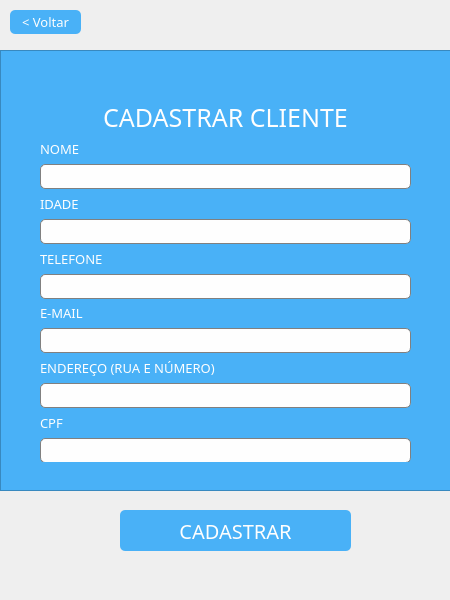
<?xml version="1.0" encoding="UTF-8"?>
<ui version="4.0">
 <class>telaCadastroCliente</class>
 <widget class="QDialog" name="telaCadastroCliente">
  <property name="geometry">
   <rect>
    <x>0</x>
    <y>0</y>
    <width>450</width>
    <height>600</height>
   </rect>
  </property>
  <property name="sizePolicy">
   <sizepolicy hsizetype="Fixed" vsizetype="Fixed">
    <horstretch>0</horstretch>
    <verstretch>0</verstretch>
   </sizepolicy>
  </property>
  <property name="minimumSize">
   <size>
    <width>450</width>
    <height>600</height>
   </size>
  </property>
  <property name="maximumSize">
   <size>
    <width>450</width>
    <height>600</height>
   </size>
  </property>
  <property name="sizeIncrement">
   <size>
    <width>450</width>
    <height>600</height>
   </size>
  </property>
  <property name="windowTitle">
   <string>BIBLIOTECA</string>
  </property>
  <property name="windowIcon">
   <iconset resource="arquivos.qrc">
    <normaloff>:/images/images/logo.ico</normaloff>:/images/images/logo.ico</iconset>
  </property>
  <widget class="QPushButton" name="pushButton">
   <property name="geometry">
    <rect>
     <x>10</x>
     <y>10</y>
     <width>71</width>
     <height>24</height>
    </rect>
   </property>
   <property name="cursor">
    <cursorShape>PointingHandCursor</cursorShape>
   </property>
   <property name="focusPolicy">
    <enum>Qt::NoFocus</enum>
   </property>
   <property name="styleSheet">
    <string notr="true">QPushButton{font-size: 13px;
border-radius: 5px;
background-color:#49b1f7;
color: #fefefe;
font-family:Franklin Gothic Heavy;
}

:hover{
background-color:#73c3f9;
}</string>
   </property>
   <property name="text">
    <string>&lt; Voltar</string>
   </property>
  </widget>
  <widget class="QWidget" name="layoutWidget">
   <property name="geometry">
    <rect>
     <x>40</x>
     <y>140</y>
     <width>371</width>
     <height>322</height>
    </rect>
   </property>
   <layout class="QHBoxLayout" name="horizontalLayout">
    <item>
     <layout class="QVBoxLayout" name="verticalLayout">
      <item>
       <widget class="QLabel" name="label">
        <property name="styleSheet">
         <string notr="true">color: #fefefe;
font-family:Franklin Gothic Heavy;
font-size:13px;</string>
        </property>
        <property name="text">
         <string>NOME</string>
        </property>
       </widget>
      </item>
      <item>
       <widget class="QLineEdit" name="nomeCliente_txt">
        <property name="minimumSize">
         <size>
          <width>0</width>
          <height>25</height>
         </size>
        </property>
        <property name="maximumSize">
         <size>
          <width>16777215</width>
          <height>25</height>
         </size>
        </property>
        <property name="focusPolicy">
         <enum>Qt::StrongFocus</enum>
        </property>
        <property name="styleSheet">
         <string notr="true">border: 1px solid grey;
  border-radius: 5px;
background-color:#fefefe;
color:#303030</string>
        </property>
       </widget>
      </item>
      <item>
       <widget class="QLabel" name="label_7">
        <property name="styleSheet">
         <string notr="true">color: #fefefe;
font-family:Franklin Gothic Heavy;
font-size:13px;</string>
        </property>
        <property name="text">
         <string>IDADE</string>
        </property>
       </widget>
      </item>
      <item>
       <widget class="QLineEdit" name="idadeCliente_txt">
        <property name="minimumSize">
         <size>
          <width>0</width>
          <height>25</height>
         </size>
        </property>
        <property name="maximumSize">
         <size>
          <width>16777215</width>
          <height>25</height>
         </size>
        </property>
        <property name="styleSheet">
         <string notr="true">border: 1px solid grey;
  border-radius: 5px;
background-color:#fefefe;
color:#303030</string>
        </property>
       </widget>
      </item>
      <item>
       <widget class="QLabel" name="label_3">
        <property name="styleSheet">
         <string notr="true">color: #fefefe;
font-family:Franklin Gothic Heavy;
font-size:13px;</string>
        </property>
        <property name="text">
         <string>TELEFONE</string>
        </property>
       </widget>
      </item>
      <item>
       <widget class="QLineEdit" name="telefoneCliente_txt">
        <property name="minimumSize">
         <size>
          <width>0</width>
          <height>25</height>
         </size>
        </property>
        <property name="maximumSize">
         <size>
          <width>16777215</width>
          <height>25</height>
         </size>
        </property>
        <property name="styleSheet">
         <string notr="true">border: 1px solid grey;
  border-radius: 5px;
background-color:#fefefe;
color:#303030</string>
        </property>
       </widget>
      </item>
      <item>
       <widget class="QLabel" name="label_4">
        <property name="styleSheet">
         <string notr="true">color: #fefefe;
font-family:Franklin Gothic Heavy;
font-size:13px;</string>
        </property>
        <property name="text">
         <string>E-MAIL</string>
        </property>
       </widget>
      </item>
      <item>
       <widget class="QLineEdit" name="emailCliente_txt">
        <property name="minimumSize">
         <size>
          <width>0</width>
          <height>25</height>
         </size>
        </property>
        <property name="maximumSize">
         <size>
          <width>16777215</width>
          <height>25</height>
         </size>
        </property>
        <property name="styleSheet">
         <string notr="true">border: 1px solid grey;
  border-radius: 5px;
background-color:#fefefe;
color:#303030</string>
        </property>
       </widget>
      </item>
      <item>
       <widget class="QLabel" name="label_5">
        <property name="styleSheet">
         <string notr="true">color: #fefefe;
font-family:Franklin Gothic Heavy;
font-size:13px;</string>
        </property>
        <property name="text">
         <string>ENDEREÇO (RUA E NÚMERO)</string>
        </property>
       </widget>
      </item>
      <item>
       <widget class="QLineEdit" name="enderecoCliente_txt">
        <property name="minimumSize">
         <size>
          <width>0</width>
          <height>25</height>
         </size>
        </property>
        <property name="maximumSize">
         <size>
          <width>16777215</width>
          <height>25</height>
         </size>
        </property>
        <property name="styleSheet">
         <string notr="true">border: 1px solid grey;
  border-radius: 5px;
background-color:#fefefe;
color:#303030</string>
        </property>
        <property name="echoMode">
         <enum>QLineEdit::Normal</enum>
        </property>
       </widget>
      </item>
      <item>
       <widget class="QLabel" name="label_2">
        <property name="styleSheet">
         <string notr="true">color: #fefefe;
font-family:Franklin Gothic Heavy;
font-size:13px;</string>
        </property>
        <property name="text">
         <string>CPF</string>
        </property>
       </widget>
      </item>
      <item>
       <widget class="QLineEdit" name="documentoCliente_txt">
        <property name="minimumSize">
         <size>
          <width>0</width>
          <height>25</height>
         </size>
        </property>
        <property name="maximumSize">
         <size>
          <width>16777215</width>
          <height>25</height>
         </size>
        </property>
        <property name="styleSheet">
         <string notr="true">border: 1px solid grey;
  border-radius: 5px;
background-color:#fefefe;
color:#303030</string>
        </property>
       </widget>
      </item>
     </layout>
    </item>
   </layout>
  </widget>
  <widget class="QLabel" name="cliente_img">
   <property name="geometry">
    <rect>
     <x>190</x>
     <y>20</y>
     <width>60</width>
     <height>60</height>
    </rect>
   </property>
   <property name="maximumSize">
    <size>
     <width>60</width>
     <height>60</height>
    </size>
   </property>
   <property name="text">
    <string/>
   </property>
   <property name="pixmap">
    <pixmap resource="arquivos.qrc">:/images/images/2.png</pixmap>
   </property>
   <property name="scaledContents">
    <bool>true</bool>
   </property>
  </widget>
  <widget class="QPushButton" name="cadastrarCliente_btn">
   <property name="geometry">
    <rect>
     <x>120</x>
     <y>510</y>
     <width>231</width>
     <height>41</height>
    </rect>
   </property>
   <property name="sizePolicy">
    <sizepolicy hsizetype="Minimum" vsizetype="Expanding">
     <horstretch>0</horstretch>
     <verstretch>0</verstretch>
    </sizepolicy>
   </property>
   <property name="cursor">
    <cursorShape>PointingHandCursor</cursorShape>
   </property>
   <property name="focusPolicy">
    <enum>Qt::NoFocus</enum>
   </property>
   <property name="styleSheet">
    <string notr="true">QPushButton{font-size: 20px;
border-radius: 5px;
background-color:#49b1f7;
color: #fefefe;
font-family:Franklin Gothic Heavy;}

:hover{
background-color:#73c3f9;
}
</string>
   </property>
   <property name="text">
    <string>CADASTRAR</string>
   </property>
   <property name="autoDefault">
    <bool>false</bool>
   </property>
  </widget>
  <widget class="QFrame" name="frame">
   <property name="geometry">
    <rect>
     <x>0</x>
     <y>50</y>
     <width>451</width>
     <height>441</height>
    </rect>
   </property>
   <property name="styleSheet">
    <string notr="true">background-color:#49b1f7;
color:#fefefe;</string>
   </property>
   <property name="frameShape">
    <enum>QFrame::StyledPanel</enum>
   </property>
   <property name="frameShadow">
    <enum>QFrame::Raised</enum>
   </property>
   <widget class="QLabel" name="login_2">
    <property name="geometry">
     <rect>
      <x>40</x>
      <y>50</y>
      <width>371</width>
      <height>31</height>
     </rect>
    </property>
    <property name="styleSheet">
     <string notr="true">font-family:Franklin Gothic Heavy;
font-size:25px;
color:#fefefe;
</string>
    </property>
    <property name="text">
     <string>CADASTRAR CLIENTE</string>
    </property>
    <property name="textFormat">
     <enum>Qt::PlainText</enum>
    </property>
    <property name="alignment">
     <set>Qt::AlignCenter</set>
    </property>
    <property name="textInteractionFlags">
     <set>Qt::TextSelectableByMouse</set>
    </property>
   </widget>
  </widget>
  <zorder>frame</zorder>
  <zorder>pushButton</zorder>
  <zorder>layoutWidget</zorder>
  <zorder>cliente_img</zorder>
  <zorder>cadastrarCliente_btn</zorder>
 </widget>
 <resources>
  <include location="arquivos.qrc"/>
 </resources>
 <connections/>
</ui>
